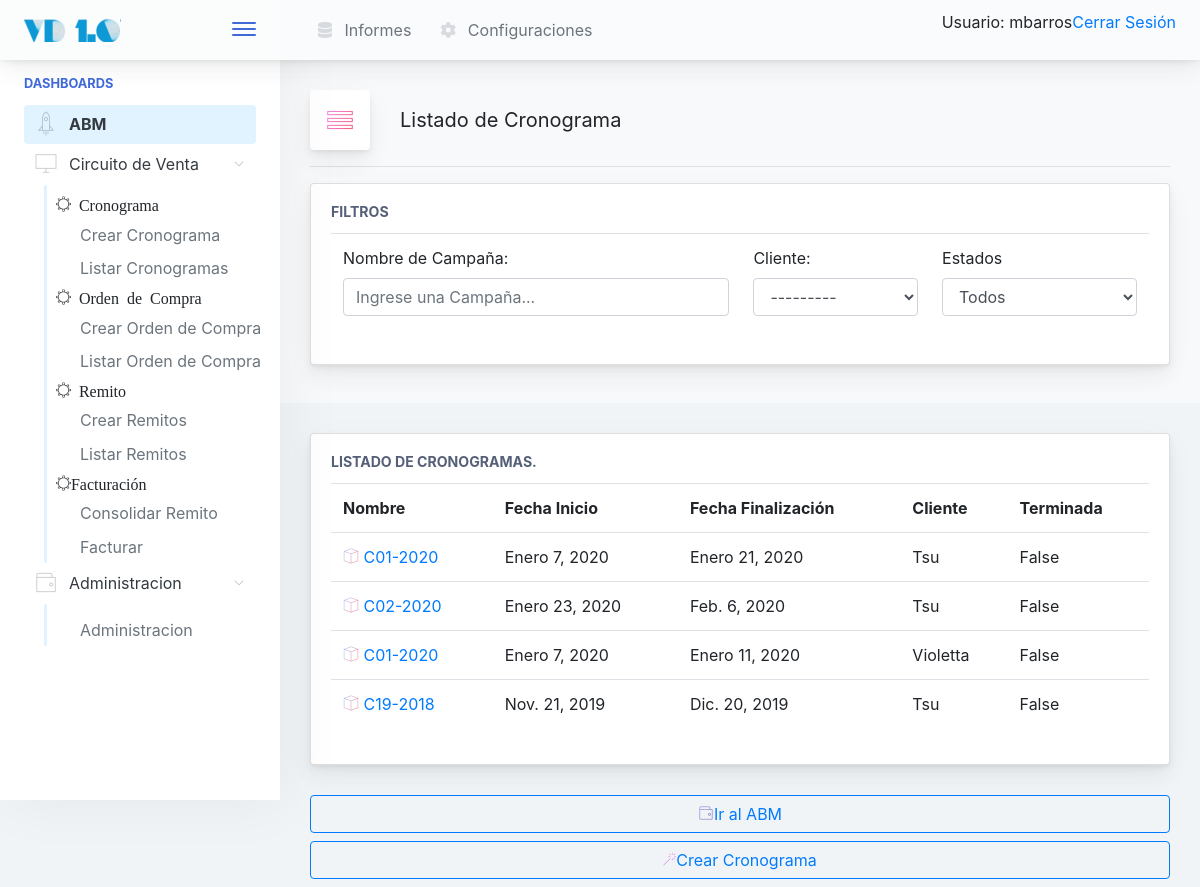
Page /venta/cronograma/listar/ (signed in) on the earlier database version.
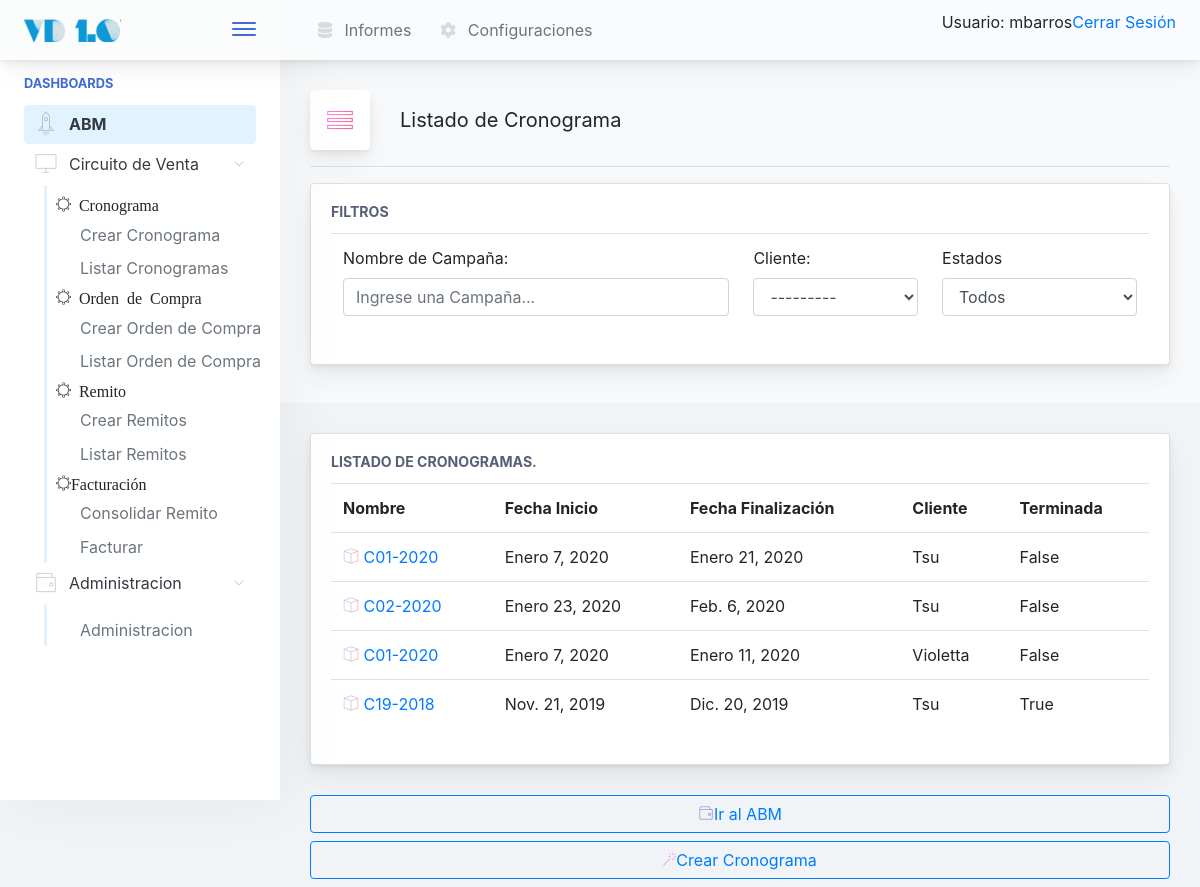
Same page on the later database version.
### venta/models.py (models this page shows)
class Cronograma(models.Model):
	nombre  				= models.CharField(max_length=20)
	cliente 				= models.ForeignKey(Cliente, null=False, blank=False, on_delete=models.CASCADE)
	fecha_inicio 			= models.DateField(default='1983-01-17')
	fecha_finalizacion		= models.DateField(default='1983-01-17')
	terminada 				= models.BooleanField(default=False)
	def __str__(self):
		return self.nombre

### gral/models.py (models this page shows)
class Cliente(models.Model):
    razon_social      = models.CharField(max_length=150, unique=True)
    nombre_corto      = models.CharField(max_length=25, unique=True)
    cuit              = models.CharField(max_length=15, unique=True)
    direccion_fiscal  = models.CharField(max_length=250)
    direccion_entrega = models.CharField(max_length=250)
    condicion_iva     = models.CharField(max_length=100, blank=False, default='Responsable Inscripto')
    observaciones     = models.TextField(blank=True)
    def __str__(self):
        return self.nombre_corto

### venta/views.py (the view)
# urls.py: path('cronograma/listar/', CronogramaList.as_view(), name='CronogramaList'),
class CronogramaList(LoginRequiredMixin, ListView):
	model = Cronograma

### inicio/templates/venta/cronograma_list.html (shortened to what this page needs)
{% extends '../base.html' %}
{%  block cuerpo %}
<div class="app-page-title">
	<div class="page-title-heading">
		<div class="page-title-icon">
			<i class="pe-7s-menu icon-gradient bg-ripe-malin"> </i>
		</div>
		<div>Listado de Cronograma</div>
	</div>
	<hr/>
	<div class="main-card mb-2 card">
		<div class="card-body">
			<h5 class="card-title">Filtros</h5>
			<table class="table table-hover table-fixed">
				<tr>
					<td>
						<label for="filtroNombre">Nombre de Campaña:</label>
						<input type="text" class="form-control" id="filtroNombre"
							onkeyup="filtroNombreCliente()"
							placeholder="Ingrese una Campaña..." /></td>
					<td>
						<label for="clientes_select">Cliente:</label>
						<select id="clientes_select" class="form-control"
							onchange="filtroNombreCliente()">
					</td>
					<td>
						<label for="filtroEstado">Estados</label>
						<select class="form-control" id="filtroEstado"
							onchange="filtroNombreCliente()">
							<option value="*">Todos</option>
						</select>
					</td>
				</tr>
			</table>
		</div>
	</div>
</div>
{% if object_list %}
<div class="main-card mb-3 card">
	<div class="card-body">
	<h5 class="card-title">Listado de cronogramas.</h5>
		<table class="table table-hover table-fixed" id="tablaResultado">
		  <tr>
		    <th>Nombre</th>
		    <th>Fecha Inicio</th>
		    <th>Fecha Finalización</th>
		    <th>Cliente</th>
		    <th>Terminada</th>
		  </tr>
		      {% for cronograma in object_list %}
		   <tr>
		      <td> <a href="{% url 'venta:CronogramaDetail' pk=cronograma.id %}">
		      	<i class="pe-7s-box2 icon-gradient bg-amy-crisp">
		        </i>
		        {{cronograma}}
		    </a>
		      </td>
		      <td>
		        {{cronograma.fecha_inicio }}
		      </td>
		      <td>
		        {{cronograma.fecha_finalizacion }}
		      </td>
		      <td>
		        {{cronograma.cliente}}
		      </td>
		      <td>
		        {{ cronograma.terminada }}
		      </td>
		    </tr>
		      {% endfor %}
		    {% else %}
		      <p>No hay registros para mostrar.</p>
		    {% endif %}
		</table>
	</div>
</div>
<a href="{% url 'inicio:abm' %}">
<button class="mb-2 mr-2 btn-transition btn btn-outline-primary btn-block">
		<i class="pe-7s-wallet icon-gradient bg-plum-plate"></i>Ir al ABM
</button>
</a>
<a href="{% url 'venta:CronogramaCreate' %}">
<button class="mb-2 mr-2 btn-transition btn btn-outline-primary btn-block">
		<i class="pe-7s-magic-wand icon-gradient bg-mixed-hopes"></i>Crear Cronograma
</button>
</a>
{% endblock %}

Differences in the rows shown:
changed Cronograma: terminada "False" → "True"
